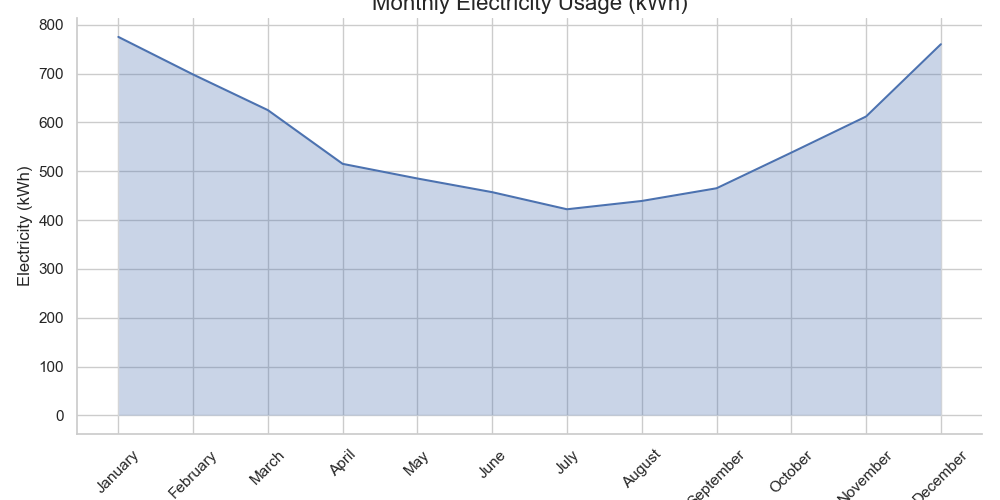

Here is the Python script that generated this plot:

import seaborn as sns
import pandas as pd
import matplotlib.pyplot as plt

# Data provided
data = [
    {'Month': 'January', 'Electricity (kWh)': 775},
    {'Month': 'February', 'Electricity (kWh)': 698},
    {'Month': 'March', 'Electricity (kWh)': 625},
    {'Month': 'April', 'Electricity (kWh)': 515},
    {'Month': 'May', 'Electricity (kWh)': 485},
    {'Month': 'June', 'Electricity (kWh)': 457},
    {'Month': 'July', 'Electricity (kWh)': 422},
    {'Month': 'August', 'Electricity (kWh)': 439},
    {'Month': 'September', 'Electricity (kWh)': 465},
    {'Month': 'October', 'Electricity (kWh)': 538},
    {'Month': 'November', 'Electricity (kWh)': 612},
    {'Month': 'December', 'Electricity (kWh)': 760}
]

# Convert data to DataFrame
df = pd.DataFrame(data)

# Create a categorical color palette
palette = sns.color_palette("flare", as_cmap=True)

# Create lineplot (Seaborn relplot is flexible and allows for creating line charts)
sns.set_style("whitegrid") # Set the seaborn style
lineplot = sns.relplot(data=df, x='Month', y='Electricity (kWh)', kind='line', aspect=2, height=5, palette=palette)

# Renaming for clarity
ax = lineplot.axes[0,0]

# Now fill the area under the plot line
ax.fill_between(x=df['Month'], y1=df['Electricity (kWh)'], alpha=0.3)

# Customize the ticks on x-axis for better readability
plt.xticks(rotation=45)

# Set the plot title and labels
ax.set_title('Monthly Electricity Usage (kWh)', fontsize=16)
ax.set_xlabel('Month', fontsize=12)
ax.set_ylabel('Electricity (kWh)', fontsize=12)

# Remove the right and top spines
sns.despine()

# Show the plot
plt.show()
